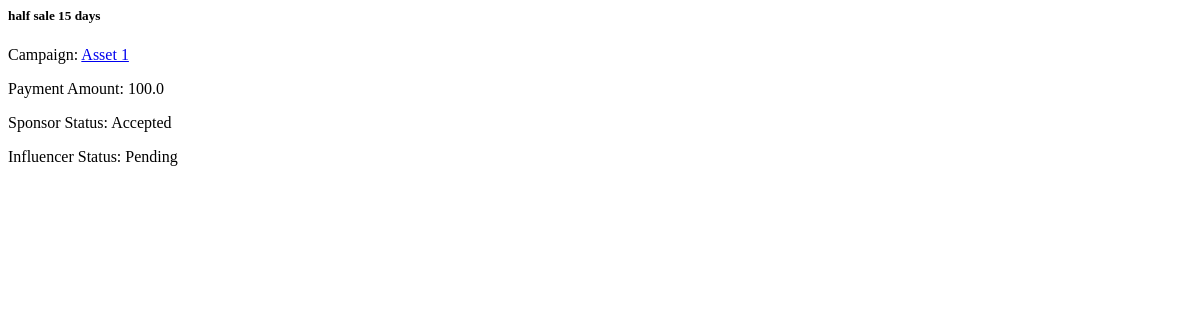
Page /ad_request_details/1 (signed in) on the earlier database version.
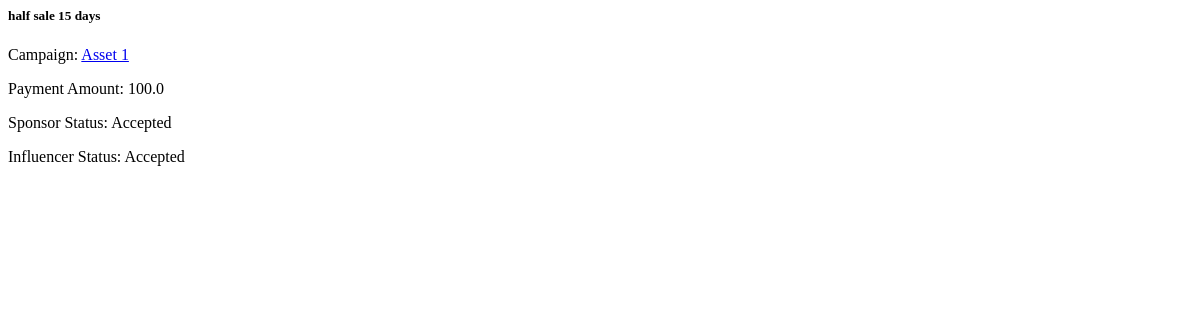
Same page on the later database version.
### app/models.py (models this page shows)
class AdRequest(db.Model):
    id = db.Column(db.Integer, primary_key=True)
    campaign_id = db.Column(db.Integer, db.ForeignKey('campaign.id'), nullable=False)
    influencer_id = db.Column(db.Integer, db.ForeignKey('user.id'), nullable=False)
    requirements = db.Column(db.Text, nullable=False)
    payment_amount = db.Column(db.Float, nullable=False)
    status_influencer = db.Column(db.String(10), nullable=False)
    status_sponsor = db.Column(db.String(10), nullable=False)

### app/routes.py (the view)
@main.route('/ad_request_details/<int:ad_request_id>', methods=['GET'])
@login_required
def ad_request_details(ad_request_id):
    ad_request = AdRequest.query.get_or_404(ad_request_id)
    return render_template('ad_request_details.html', ad_request=ad_request)

### app/models.py (called while the page is built)
@login_manager.user_loader
def load_user(user_id):
    return User.query.get(int(user_id))

### app/templates/ad_request_details.html (shortened to what this page needs)
<h5>{{ ad_request.requirements }}</h5>
<p>Campaign: <a href="#" class="campaign-link" data-toggle="modal" data-target="#campaignModal" data-id="{{ ad_request.campaign_id }}">{{ ad_request.campaign.name }}</a></p>
<p>Payment Amount: {{ ad_request.payment_amount }}</p>
<p>Sponsor Status: {{ ad_request.status_sponsor }}</p>
<p>Influencer Status: {{ ad_request.status_influencer }}</p>

Differences in the rows shown:
changed AdRequest "Accepted": status_influencer "Pending" → "Accepted"
